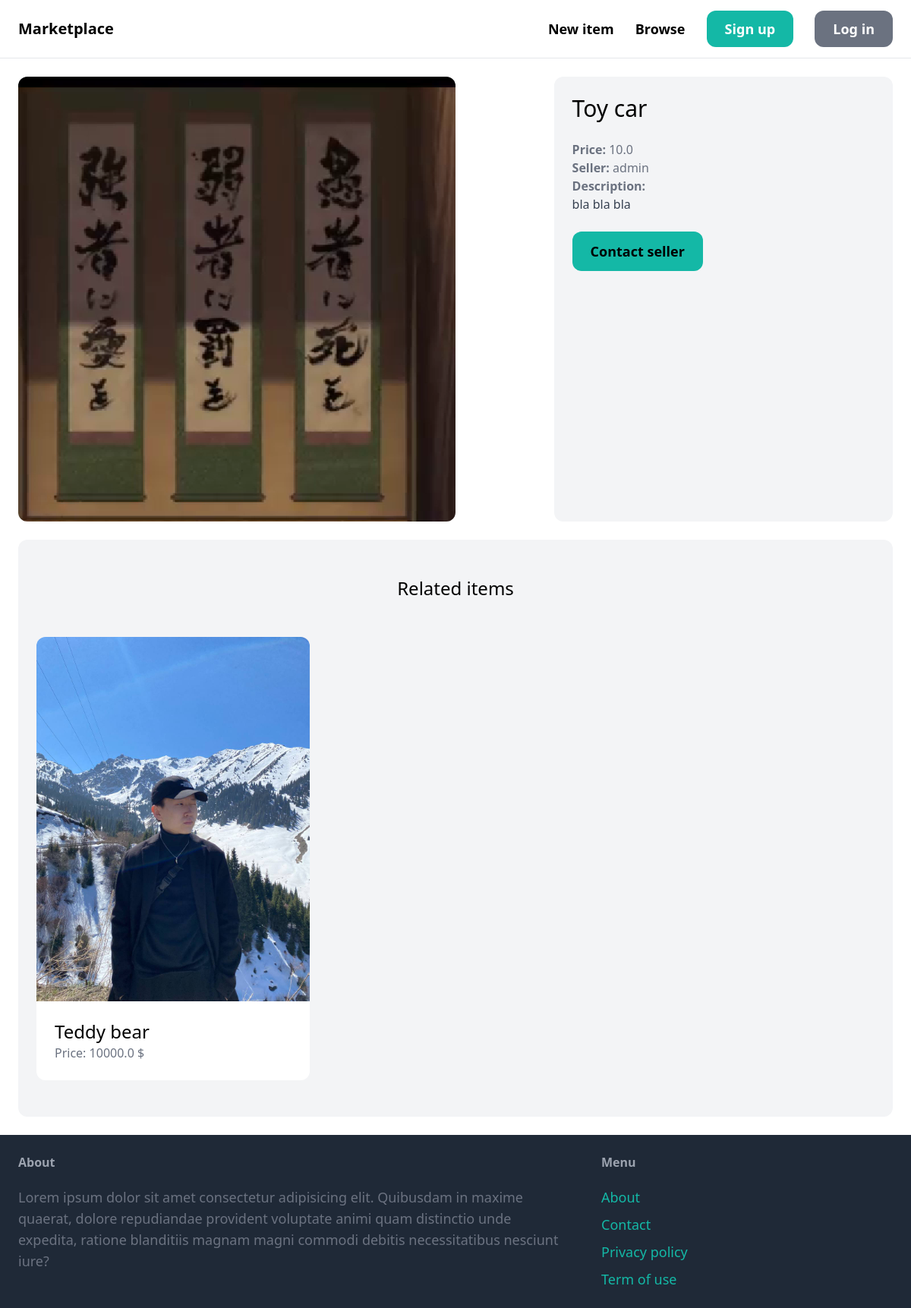
/items/3/, run on an earlier commit of the app's database.
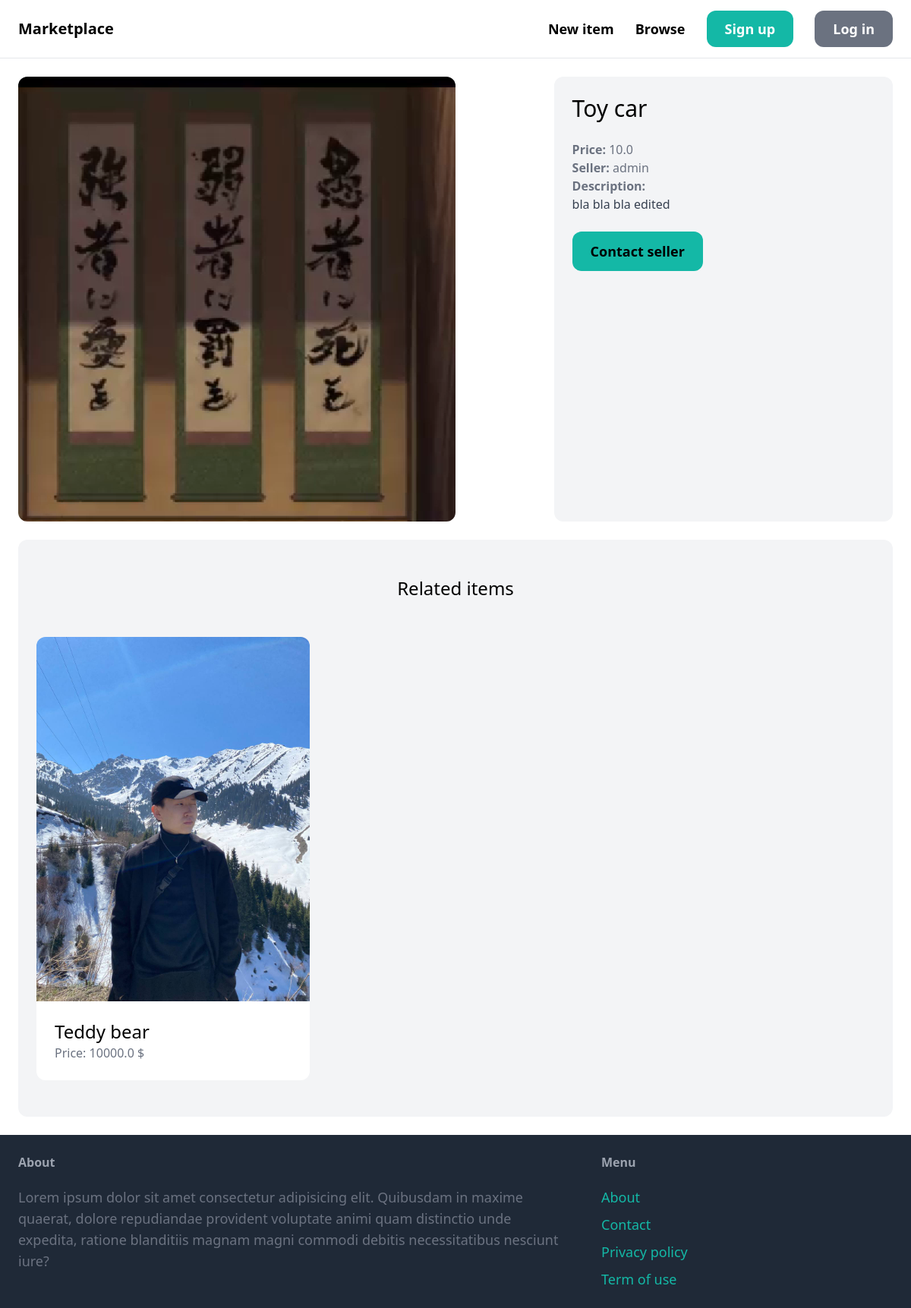
And on a later commit of the database.
### item/models.py (models this page shows, shortened)
class Item(models.Model):
    category = models.ForeignKey(Category, related_name='items', on_delete=models.CASCADE)
    name = models.CharField(max_length=250)
    description = models.TextField(blank=True, null=True)
    price = models.FloatField()
    image = models.ImageField(upload_to='item_images', blank=True, null=True)
    is_sold = models.BooleanField(default=False)
    created_by = models.ForeignKey(User, related_name='items', on_delete=models.CASCADE)
    created_at = models.DateTimeField(auto_now_add=True)

### item/views.py (the view)
# urls.py: path('<int:pk>/', views.detail, name='detail'),
def detail(request, pk):
    item = get_object_or_404(Item, pk=pk)
    related_items = Item.objects.filter(category=item.category, is_sold=False).exclude(pk=pk)[0:3]
    return render(request, 'item/detail.html', {
        'item': item,
        'related_items': related_items,
    })

### templates/item/detail.html (shortened to what this page needs)
{% extends 'core/base.html' %}
{% block content %}
<div class="grid grid-cols-5 gap-6">
    <div class="col-span-3">
        <img src="{{ item.image.url }}" class="rounded-xl" alt="">
    </div>
    <div class="col-span-2 p-6 bg-gray-100 rounded-xl">
        <h1 class="mb-6 text-3xl"> {{ item.name }} </h1>
        <p class="text-gray-500"><strong>Price: </strong> {{ item.price }}</p>
        <p class="text-gray-500"><strong>Seller: </strong> {{ item.created_by.username }}</p>
        {% if item.description %}
            <p class="text-gray-700">
                <strong class="text-gray-500">Description:</strong><br>
                {{ item.description }}
            </p>
        {% endif %}
        {% if request.user == item.created_by %}
            <div class="mt-6 p-6 bg-white rounded-xl">
                <p>This is your item!</p>
                <a href="{% url 'item:edit' item.id %}" class="inline-block mt-6 px-6 py-3 text-lg font-semibold bg-teal-500 text-white rounded-xl">Edit</a>
                <a href="{% url 'item:delete' item.id %}" class="inline-block mt-6 px-6 py-3 text-lg font-semibold bg-red-500 text-white rounded-xl">Delete</a>
            </div>
        {% else %}
        <a href="{% url 'conversation:new' item.id %}" class="inline-block mt-6 px-6 py-3 text-lg font-semibold bg-teal-500 text-hite rounded-xl hover:bg-teal-700">Contact seller</a>
        {% endif %}
    </div>
</div>
<div class="mt-6 px-6 py-12 bg-gray-100 rounded-xl">
    <h2 class="mb-12 text-2xl text-center">Related items</h2>
    <div class="grid grid-cols-3 gap-3">
        {% for item in related_items %}
            <div>
                <a href="{% url 'item:detail' item.id %}">
                    <div>
                        <img src="{{ item.image.url }}" class="rounded-t-xl" alt="">
                    </div>
                    <div class="p-6 bg-white rounded-b-xl">
                        <h2 class="text-2xl"> {{ item.name }}</h2>
                        <p class="text-gray-500">Price: {{ item.price }} $</p>
                    </div>
                </a>
            </div>
        {% endfor %}
    </div>
</div>
{% endblock content %}

What changed in the data, as far as the page shows it:
changed Item "Toy car": description "bla bla bla" → "bla bla bla edited"
